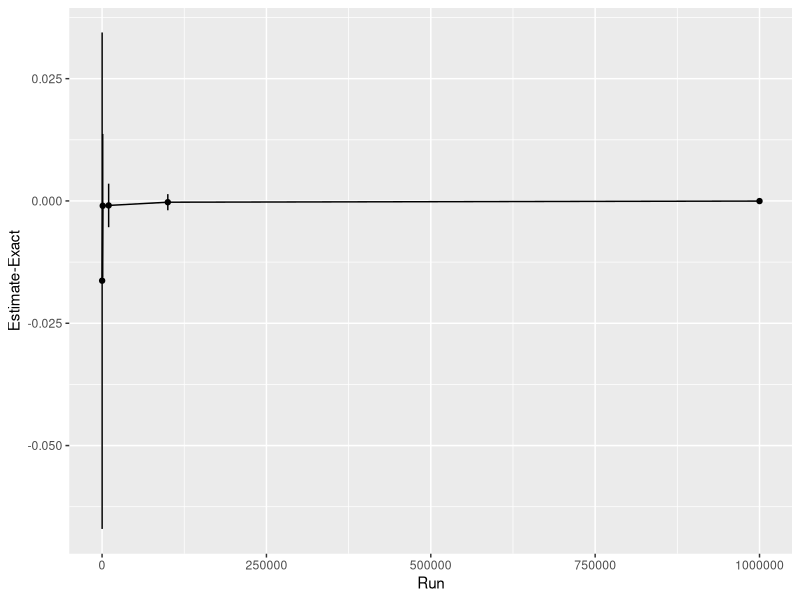
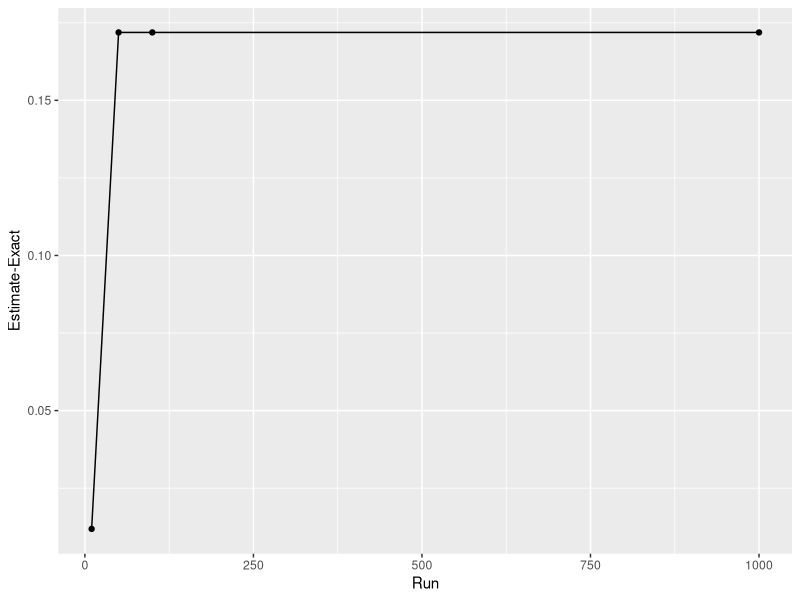

The R source for these figures, in order:
## This script is supposed to go along with a tutorial on monte carlo simulations and maximum likelihood estimators. 

# Q: Why is it 10 * √2π and not 4 * √2π?

# Goal: Estimating integral 1 up to 4 of Gamma ~ (1, 2) without calculus but with the Monte Carlo simulation method.

# How we will do it: Generate random samples from our gamma distribution of which we want to know some integral
# (some probability), then count the number of cases within a sample falling into the specified range 
# (that defines the integral) and divide them by the respective sample size. Compute the mean difference of the
# repeats from the previously computed accurate integral under the Gamma distribution (mc_exact) and its 
# standard deviation.

library(ggplot2)

# EX(modified)
reps <- 100 # number of repeats 
mc_exact = pgamma(q=4, shape=1, scale=2) - pgamma(q=1, shape=1, scale=2) 

accuracy_n <- matrix( 
  integer(10),         # the data elements 
  nrow=5,              # number of rows 
  ncol=3,              # number of columns 
  byrow = TRUE)        # fill matrix by rows 

n_samples <- c(100, 1000, 10000, 100000, 1000000) # sample sizes

for (r in 1:nrow(accuracy_n)) {
  mc_integral <- integer(reps) # vector with 100 entries
  
  for (rep in 1:reps) {
    sims <- rgamma(n_samples[r], shape = 1, scale = 2) # simulate n_samples samples from a Gamma distribution 
                                                       # with above specified properties
    
    mc_integral[rep] <- sum(sims >= 1 & sims <= 4)/n_samples[r] # compute proportion of samples in the specified range
  }
  
  for (c in 1:ncol(accuracy_n)) { 
    if (c == 1) {
      # enter sample size into first column of result matrix
      accuracy_n[r,c] <- n_samples[r]
    } else if (c == 2) {
      # enter mean accuracy into second column of result matrix
      accuracy_n[r,c] <- mean(mc_integral - mc_exact)
    } else if (c == 3) {
      # enter sd accuracy into second column of result matrix
      accuracy_n[r,c] <- sd(mc_integral - mc_exact)
    }
  }
}

# make a dataframe out of the columns of the matrix for convenience
df = data.frame(ssize = accuracy_n[, 1], mean = accuracy_n[, 2], sd = accuracy_n[, 3]) 

ggplot(df, aes(x=ssize, y=mean)) + 
  geom_line() +
  geom_point() +
  geom_errorbar(aes(ymin=mean-sd, ymax=mean+sd), width=.2,
                position=position_dodge(0.05)) + 
  ylab("Estimate-Exact") +
  xlab("Run")

# Could be improved by running the simulation of a sample of 100/1000/.. multiple times and 
# plotting their mean and standard deviation

# sample() is used to sample from a binomial (can be used with a vector of probabilities for each
# of the options), rnorm() is used to sample from a normal

# It turns out that we are getting the probabilities reasonably approximated for Binomial distributions
# well.

# exercise

runs <- 100 # number of simulations to run
flips_per_experiment <- c(10, 50, 100, 1000)
mc_exact <- pbinom(3, 10, 0.5, lower.tail=FALSE)

sample_sizes <- integer(length(flips_per_experiment)) 
accuracy <- integer(length(flips_per_experiment))

for (i in 1:length(flips_per_experiment)) {
  sample_sizes[i] <- flips_per_experiment[i]
  greater_than_three <- integer(runs)
  for ( j in 1:runs ) {
    coin_flips <- sample(c(0,1), sample_sizes[i], replace=T, prob=c(0.5, 0.5))
    compare_value <- 3/10 * sample_sizes[i]
    greater_than_three[j] <- ( sum(coin_flips) > compare_value )
  }
  accuracy[i] <- ( sum(greater_than_three)/runs ) - mc_exact
}

library(ggplot2)

df = data.frame(sample_sizes, accuracy)

ggplot(df, aes(x=sample_sizes, y=accuracy)) + 
  geom_line() +
  geom_point() +
  ylab("Estimate-Exact") +
  xlab("Run")

# I am unsure if this is correct. With increasing size of the single samples, I get an increasing 
# number of samples with a number of heads greater than 3/10 of their size, which is why accuracy 
# decreases! This can't be correct!
